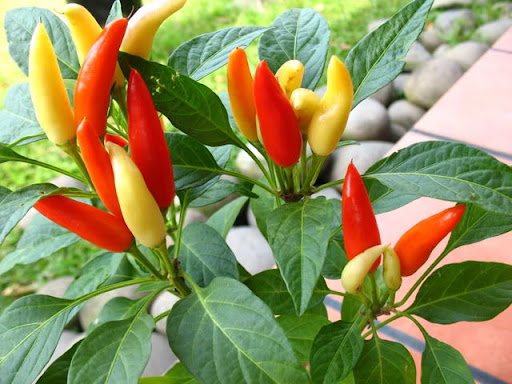
#> input picture img/a.jpg, 512 x 384 px
$ python randomEraserAug.py
#> lines starting #> are read from the running program, lines starting #| are printed output that depends on the picture
import cv2
import random
import math
import numpy as np


def random_erasing(img,mean = [0.4914, 0.4822, 0.4465],sl = 0.02,sh = 0.4,r1 = 0.3):

    """sl: min erasing area
    sh: max erasing area
    r1: min aspect ratio
    mean: erasing value"""

    img = img.copy()


    for attempt in range(100):
        area = img.shape[0] * img.shape[1]

        target_area = random.uniform(sl, sh) * area
        aspect_ratio = random.uniform(r1, 1/r1)

        h = int(round(math.sqrt(target_area * aspect_ratio)))
        w = int(round(math.sqrt(target_area / aspect_ratio)))

        if w < img.shape[1] and h < img.shape[0]:
            x1 = random.randint(0, img.shape[0] - h)
            y1 = random.randint(0, img.shape[1] - w)
            if img.shape[2] == 3:
                img[ x1:x1+h, y1:y1+w , 0] = mean[0]
                img[x1:x1+h, y1:y1+w, 1] = mean[1]
                img[ x1:x1+h, y1:y1+w, 2] = mean[2]
            else:
                img[ x1:x1+h, y1:y1+w,0] = mean[0]
            return img

    return img


image = cv2.imread("img/a.jpg")
#> image is the input picture: shape (384, 512, 3); mean B, G, R 92.1, 144.1, 145.3

for i in range(5):
    imgAug = random_erasing(image)
    cv2.imshow(f"{i}",imgAug)
#> this loop made 5 passes
#> pass 1, `imgAug = random_erasing(image)`:
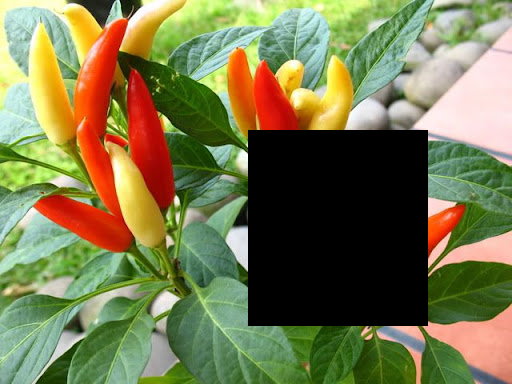
#> imgAug: shape (384, 512, 3); mean B, G, R 77.9, 121.2, 120.8
#> pass 2, `imgAug = random_erasing(image)`:
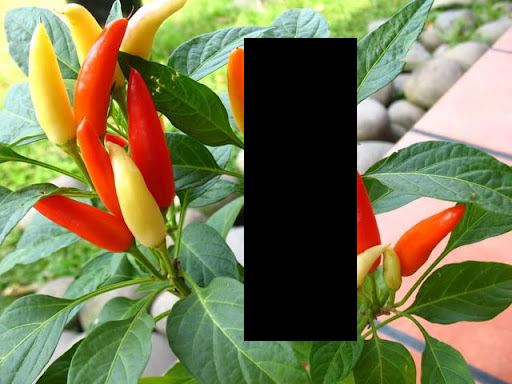
#> imgAug: shape (384, 512, 3); mean B, G, R 79.6, 121.3, 121.2
#> pass 3, `imgAug = random_erasing(image)`:
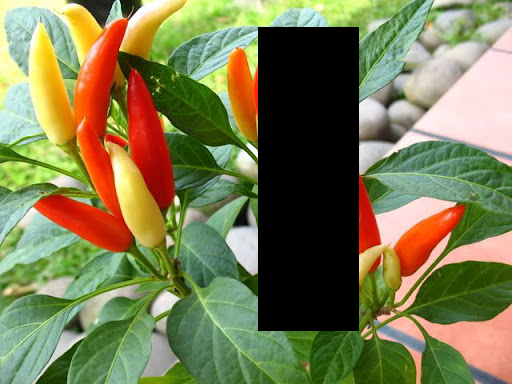
#> imgAug: shape (384, 512, 3); mean B, G, R 80.9, 123.7, 123.6

cv2.waitKey(0)
cv2.destroyAllWindows()
